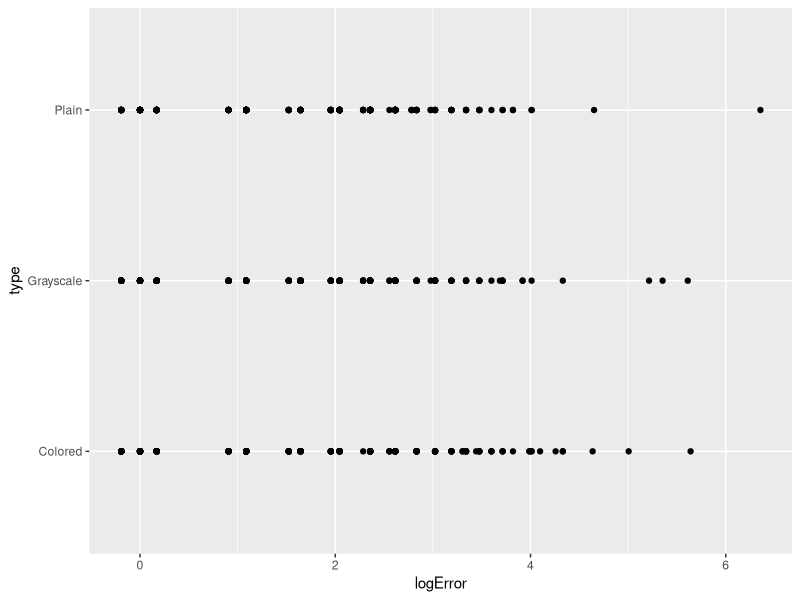
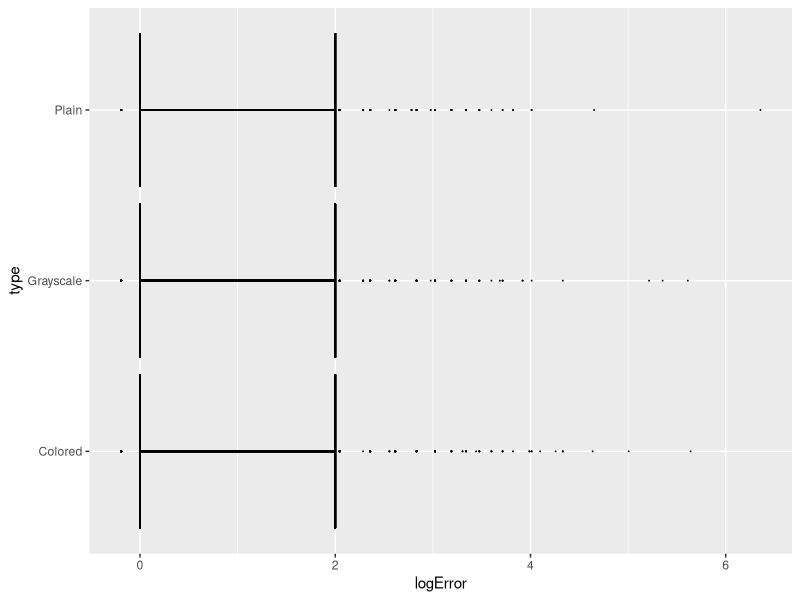

R code for these plots, in order:
## ---- chunk 1
install.packages("tidyverse")
library(tidyverse)
## ---- chunk 2
df <- read.csv("a3_results_compiled.csv")
head(df)
## ---- chunk 3
d <- ggplot(df, aes(logError, type)) + geom_point()
d + stat_summary(fun.data=mean_cl_boot, color="red", size=2)

## ---- chunk 4
ggplot(df, aes(logError, type)) + geom_point(size=0) + geom_errorbar(aes(xmin=0, xmax=2))

